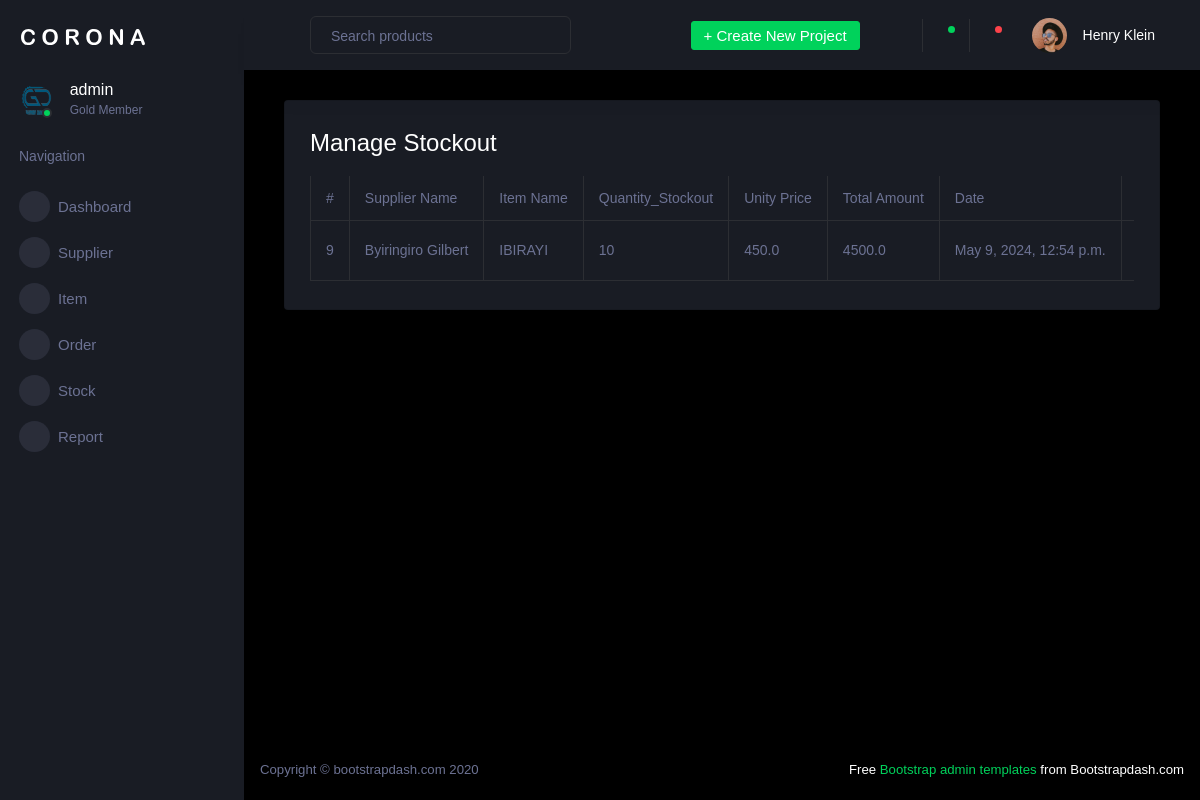
The page /stock/manage_stockout (signed in) on the database its author committed.
### accounts/models.py (models this page shows, shortened)
class Users(AbstractUser):
    MASTER = 1
    DEAN_OF_STUDY = 2
    STORE_KEEPER = 3
    LIBRARIAN = 4
    HARDWARE_MANAGER = 5
    TEACHER = 6
    STUDENT = 7
    ROLE_CHOICES = [
        (MASTER, 'Master'),
        (DEAN_OF_STUDY, 'Dean of Study'),
        (STORE_KEEPER, 'Store keeper'),
        (LIBRARIAN, 'Librarian'),
        (HARDWARE_MANAGER, 'Hardware Manager'),
        (TEACHER, 'Teacher'),
        (STUDENT, 'Student'),
    ]
    role = models.IntegerField(choices=ROLE_CHOICES, default=STUDENT)
    phone_number = models.CharField(max_length=15, blank=True, null=True)
    profile_picture = models.ImageField(upload_to='profile_pictures/', blank=True, null=True)
    class Meta:
        verbose_name = 'User'
        verbose_name_plural = 'Users'
    groups = models.ManyToManyField(
        'auth.Group',
        verbose_name='groups',
        blank=True,
        help_text='The groups this user belongs to. A user will get all permissions granted to each of their groups.',
        related_name='custom_users'  # Specify custom related_name
    )
    user_permissions = models.ManyToManyField(
        'auth.Permission',
        verbose_name='user permissions',
        blank=True,
        help_text='Specific permissions for this user.',
        related_name='custom_users'  # Specify custom related_name
    )

### stock_management/models.py (models this page shows, shortened)
class Stock_Out(models.Model):
        supplier=models.ForeignKey(Supplier,related_name='stockout',on_delete=models.CASCADE)
        item=models.ForeignKey(Item,related_name='stockout',on_delete=models.CASCADE)
        quantity=models.IntegerField()
        unit=models.FloatField()
        total=models.FloatField()
        creator=models.ForeignKey(Users,related_name='stockout',on_delete=models.CASCADE)
        stocked_at=models.DateTimeField(auto_now_add=True)
        status=models.TextField(max_length=255)
        updated_at=models.DateTimeField(auto_now=True)
        class Meta:
            ordering=['stocked_at']

class Supplier(models.Model):
    name=models.CharField(max_length=255)
    address=models.CharField(max_length=255)
    contact1=models.CharField(max_length=255)
    created=models.DateTimeField(auto_now_add=True)
    status=models.BooleanField(default=True)
    class Meta:
        ordering=['created']

class Item(models.Model):
    category=models.ForeignKey(Category,related_name='items',on_delete=models.CASCADE)
    name=models.CharField(max_length=250)
    description=models.TextField(blank=True,null=True)
    price=models.FloatField()
    created_by=models.ForeignKey(Users,related_name='items',on_delete=models.CASCADE)
    created_at=models.DateTimeField(auto_now_add=True)
    class Meta:
        ordering=['created_at']

### stock_management/views.py (the view)
# urls.py: path('manage_stockout', views.manage_stockout, name="manage_stockout"),
@login_required
def manage_stockout(request):
    stockout = Stock_Out.objects.all()
    return render(request, 'stock_management/manage_stockout.html',{'stockouts':stockout})

### stock_management/templates/stock_management/manage_stockout.html (shortened to what this page needs)
{% extends "stock_management/stock_base.html" %}
{% load static %}
{% block content %}
<div class="col-lg-12 grid-margin stretch-card">
    <div class="card">
      <div class="card-body">
        <h3 class="card-title">Manage Stockout</h3>
        <div class="table-responsive">
          <table class="table table-bordered">
            <thead>
              <tr>
                <th> # </th>
                <th> Supplier Name </th>
                <th> Item Name </th>
                <th> Quantity_Stockout </th>
                <th> Unity Price </th>
                <th> Total Amount </th>
                <th> Date </th>
                <th> Updated Date </th>
              </tr>
            </thead>
            <tbody>
                  {% for stockout in stockouts %}
                      <tr>
                        <td>{{ stockout.id }}</td>
                        <td>{{ stockout.supplier.name }}</td>
                        <td>{{ stockout.item.name }}</td>
                        <td>{{ stockout.quantity }}</td>
                        <td>{{ stockout.unit }}</td>
                        <td>{{ stockout.total }}</td>
                        <td>{{ stockout.stocked_at }}</td>
                        <td>{{ stockout.updated_at }}</td>
                      </tr>
                  {% endfor %}
              </tbody>
          </table>
        </div>
      </div>
    </div>
  </div>
{% endblock content %}

### stock_management/templates/stock_management/partials/_sidebar.html (shortened to what this page needs)
<nav class="sidebar sidebar-offcanvas" id="sidebar">
  <div class="sidebar-brand-wrapper d-none d-lg-flex align-items-center justify-content-center fixed-top">
    <a class="sidebar-brand brand-logo" href="index.html"><img src="assets/images/logo.svg" alt="logo" /></a>
  </div>
  <ul class="nav">
    <li class="nav-item profile">
      <div class="profile-desc">
        <div class="profile-pic">
          <div class="count-indicator">
            {% if request.user.profile_picture %}
            <img class="img-xs rounded-circle" src="{{ request.user.profile_picture.url }}" alt="">
            {% else %}
            <img class="img-xs rounded-circle" src="" alt="">
            {% endif %}
            <span class="count bg-success"></span>
          </div>
          <div class="profile-name">
            <h5 class="mb-0 font-weight-normal">{{request.user.username}}</h5>
            <span>Gold Member</span>
          </div>
        </div>
        <a href="#" id="profile-dropdown" data-toggle="dropdown"><i class="mdi mdi-dots-vertical"></i></a>
      </div>
    </li>
    <li class="nav-item nav-category">
      <span class="nav-link">Navigation</span>
    </li>
    <li class="nav-item menu-items">
      <a class="nav-link" href="{% url 'stock_dash' %}">
        <span class="menu-icon">
          <i class="mdi mdi-speedometer"></i>
        </span>
        <span class="menu-title">Dashboard</span>
      </a>
    </li>
    <li class="nav-item menu-items">
      <a class="nav-link" data-toggle="collapse" href="#ui-basic" aria-expanded="false" aria-controls="ui-basic">
        <span class="menu-icon">
          <i class="mdi mdi-laptop"></i>
        </span>
        <span class="menu-title">Supplier</span>
        <i class="menu-arrow"></i>
      </a>
    </li>
    <li class="nav-item menu-items">
      <a class="nav-link" data-toggle="collapse" href="#ui-basic1" aria-expanded="false" aria-controls="ui-basic">
        <span class="menu-icon">
          <i class="mdi mdi-laptop"></i>
        </span>
        <span class="menu-title">Item</span>
        <i class="menu-arrow"></i>
      </a>
    </li>
    <li class="nav-item menu-items">
      <a class="nav-link" data-toggle="collapse" href="#ui-basic2" aria-expanded="false" aria-controls="ui-basic">
        <span class="menu-icon">
          <i class="mdi mdi-laptop"></i>
        </span>
        <span class="menu-title">Order</span>
        <i class="menu-arrow"></i>
      </a>
    </li>
    <li class="nav-item menu-items">
      <a class="nav-link" data-toggle="collapse" href="#ui-basic3" aria-expanded="false" aria-controls="ui-basic">
        <span class="menu-icon">
          <i class="mdi mdi-laptop"></i>
        </span>
        <span class="menu-title">Stock</span>
        <i class="menu-arrow"></i>
      </a>
    </li>
    <li class="nav-item menu-items">
      <a class="nav-link" href="pages/icons/mdi.html">
        <span class="menu-icon">
          <i class="mdi mdi-contacts"></i>
        </span>
        <span class="menu-title">Report</span>
      </a>
    </li>
  </ul>
</nav>

### rows shown on the page
Users: user.profile_picture (picture), user.username "admin"
Stock_Out: id "9", supplier.name "Byiringiro Gilbert", item.name "IBIRAYI", quantity "10", unit "450.0", total "4500.0", stocked_at "May 9, 2024, 12:54 p.m."
